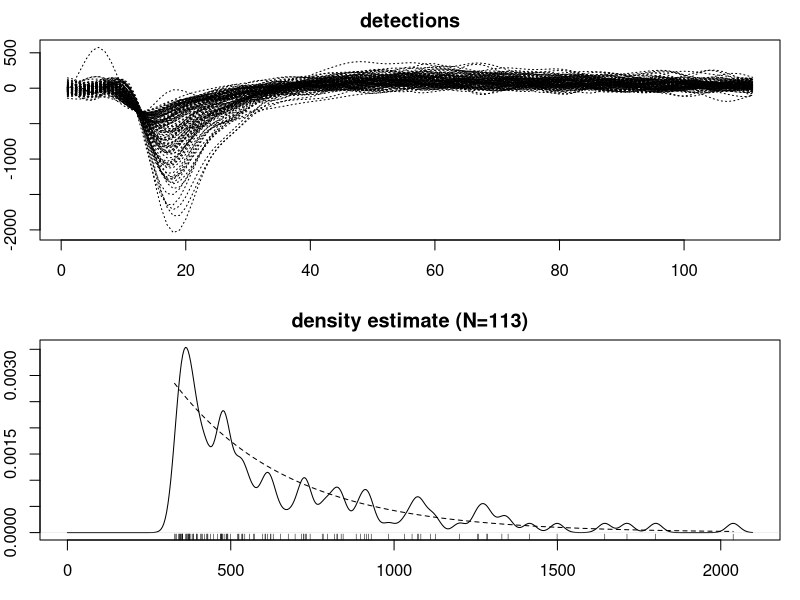

R code for this plot:
X <- as.matrix(read.csv("DSO-REC-2015-01-29-1.csv", sep="\t"))
#X <- as.matrix(read.csv("Uranerz_2014-10-01-1.csv.bz2", sep="\t"))
Ns <- ncol(X)
D <- X[,(Ns/2-10):(Ns/2+100)]

par(mfrow=c(2,1), mar=c(3,2,2,1))
matplot(t(D), type="l", col=1:1, lty=3:3, main="detections")

res <- c()
for (r in 1:nrow(D)) { res <- c(res, -min(D[r,])); }
a <- min(res)
l <- 1./(mean(res)-a)
x <- seq(a, max(res), length.out=100)
y <- l*exp(-l*(x-a))
dens <- density(res, from=0, kernel="gaussian", bw="ucv")
plot(dens, main=sprintf("density estimate (N=%s)", nrow(D)))
lines(x,y, lty=2)
rug(res)



